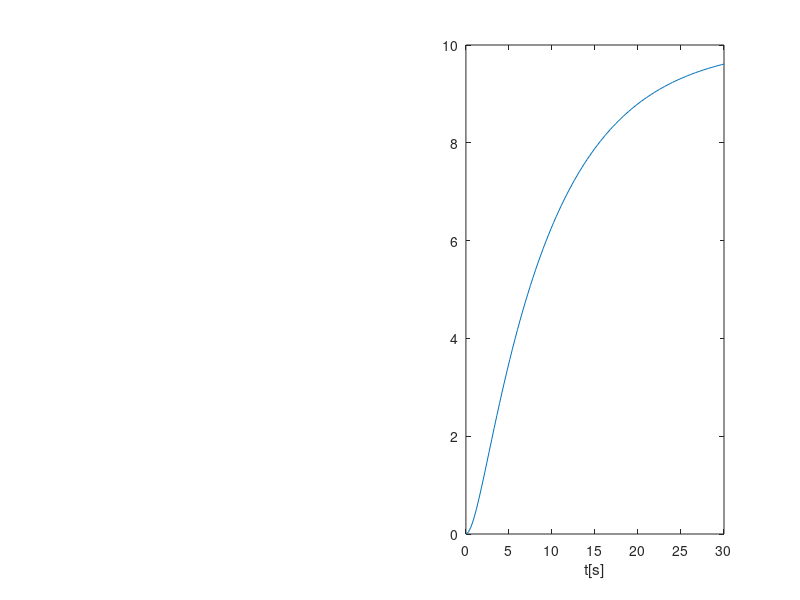

Reproduce this figure in MATLAB. (Note: this script raises an error after producing the figure.)
num = [1];
den = [1 1 1];

num = [1];
den = [1 1 3];

num = [1];
den = [1 0 1];

num = [1];
den = [1 4 4];

num = [1];
den = [1 2 4];

num = [1];
den = [1 1 0.1];

sys = tf(num, den);
[priebeh, cas] = step(sys, 30);
poly = complex(pole(sys))

% prechodova
subplot(1,2,2);
set(gcf, 'Units', 'Normalized', 'OuterPosition', [0, 0.04, 0.5, 0.45]);
% figure('Renderer', 'painters', 'Position', [10 10 900 600])
plot(cas, priebeh);
xlabel('t[s]')

% vytvor text poly
strP1 = sprintf('$$p_1 = %0.2f + %0.2fi $$', real(poly(1)), imag(poly(1)));
strP2 = sprintf('$$p_2 = %0.2f %0.2fi $$', real(poly(2)), imag(poly(2)));

% vytvor text tf
syms s 
n = sym(num);
d = sym(den);
ns = poly2sym(n,s);
ds = poly2sym(d,s);
tfsym = ns/ds;
tftitle = latex(tfsym)
strTF = sprintf('F(s) = $$ %s $$', tftitle);  %, 'Interpreter','latex')

% komplexna rovina
subplot(1,2,1);
% data
plot(poly, 'rx')
grid on; 
xlabel('Real')
ylabel('Imaginary')
% axes
xlim([-2 0.05])
ylim([-2 2])
xL = xlim;
yL = ylim;
line([0 0], yL, 'Color', 'k');  %y-axis
line(xL, [0 0], 'Color', 'k');  %x-axis
% text 
% text(xL(1) +0.1, yL(1) + 1.3, strP1, 'Interpreter','latex')
% text(xL(1) +0.1, yL(1) + 1, strP2, 'Interpreter','latex')
% text(xL(1) +0.1, yL(1) + 0.5, strTF, 'Interpreter','latex')
